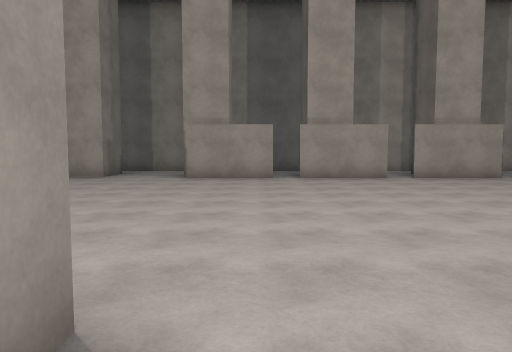
view 1 (above)

21 first-person views from a walk through a 3-D level made in the Unity game engine. The camera is 1.5 m above the floor, tilts 4° down and sees 70° across. The floor is counted in squares, 2 m on a side. Each view is taken from the middle of a square. On the plan, view 1 faces up. The plan holds only what a view shows up to about 11 squares ahead; the rest is blank. The place goes on beyond the plan. The player is left out. Some surface patterns are stand-ins.

view 2
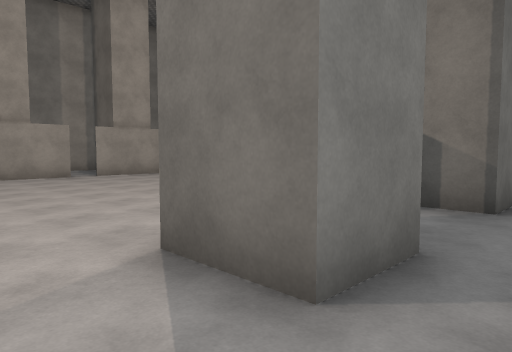

view 3
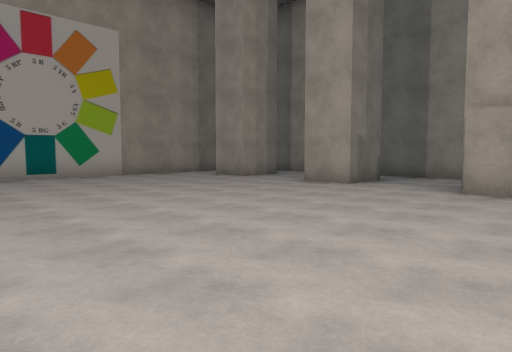

view 4
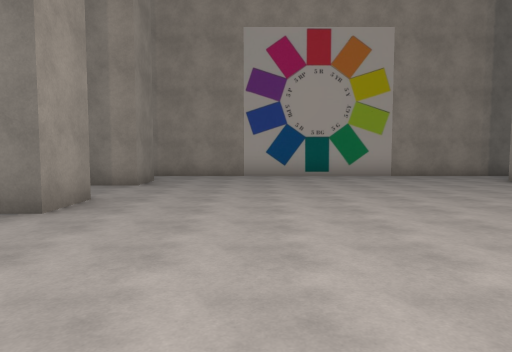

view 5
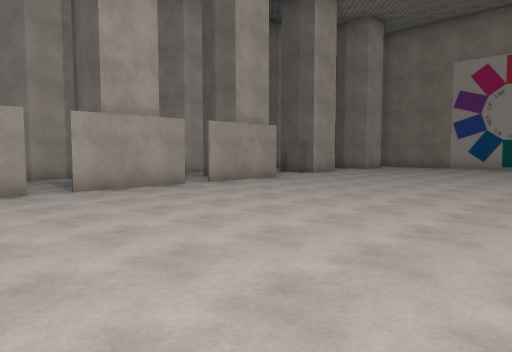

view 6
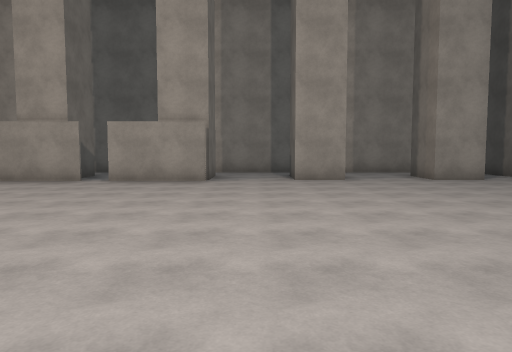

view 7
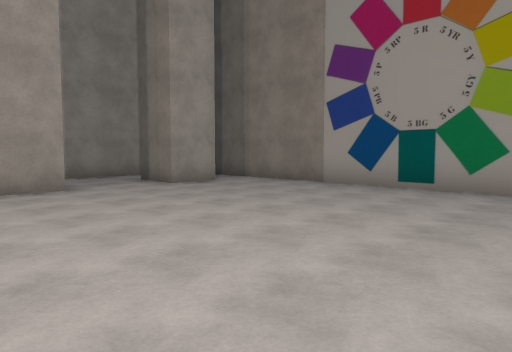

view 8
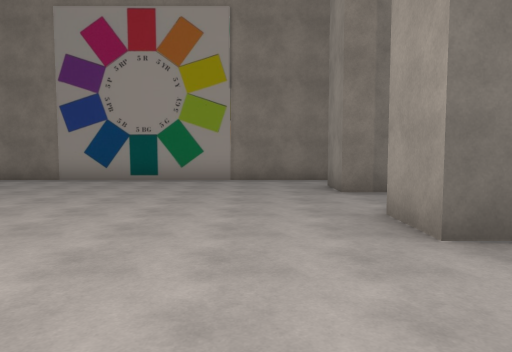

view 9
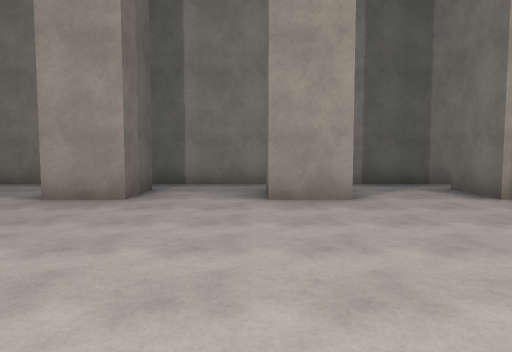

view 10
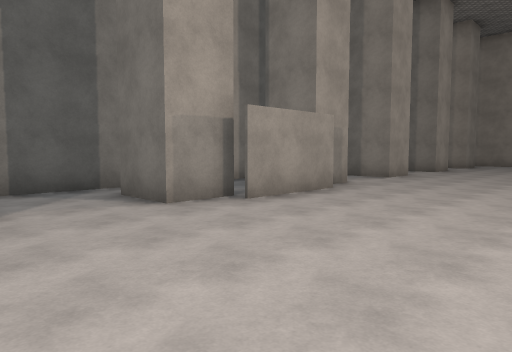

view 11
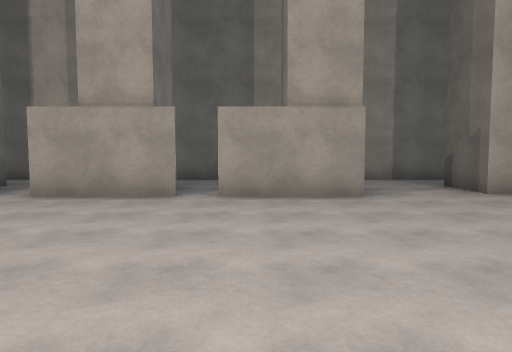

view 12
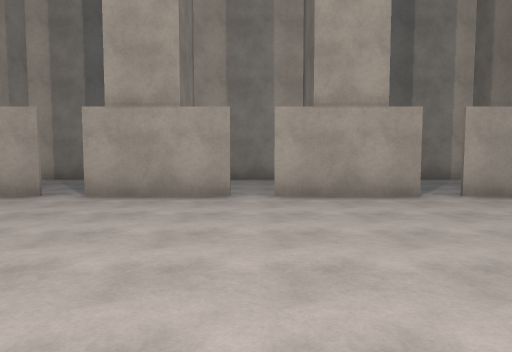

view 13
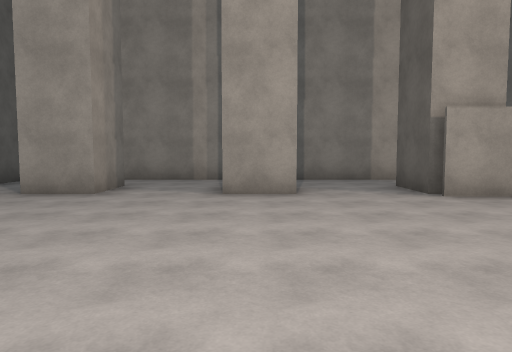

view 14
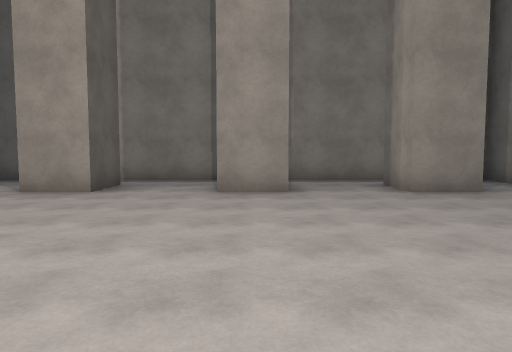

view 15
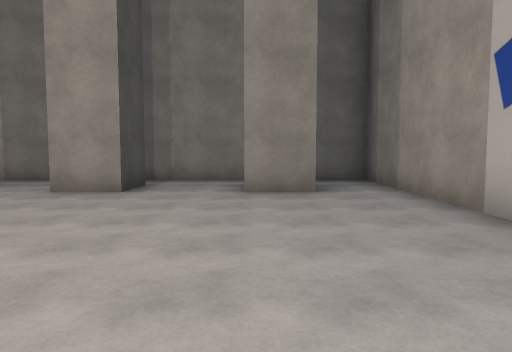

view 16
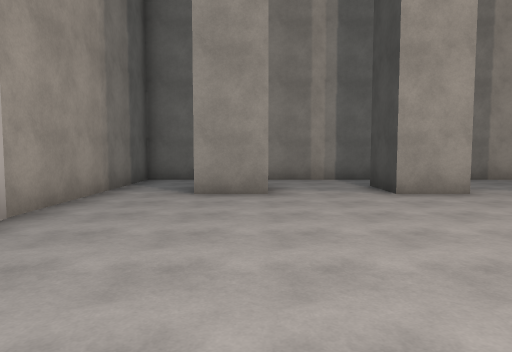

view 17
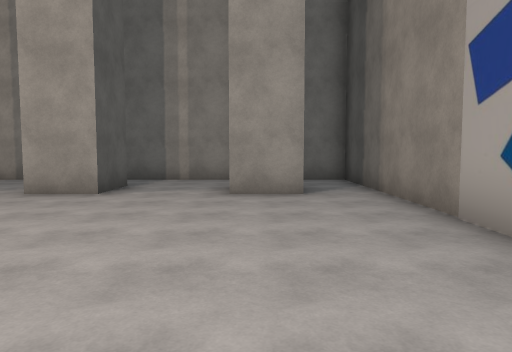

view 18
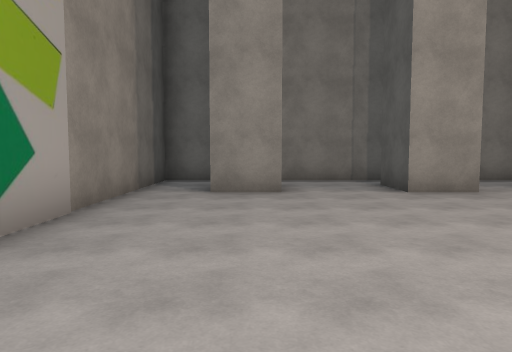

view 19
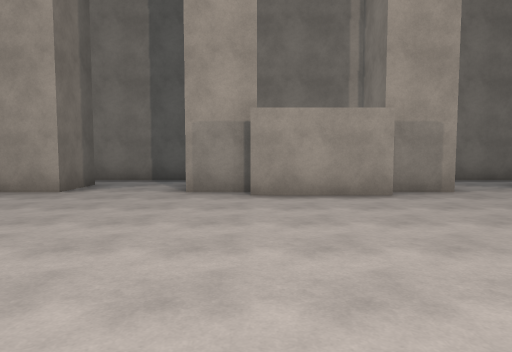

view 20
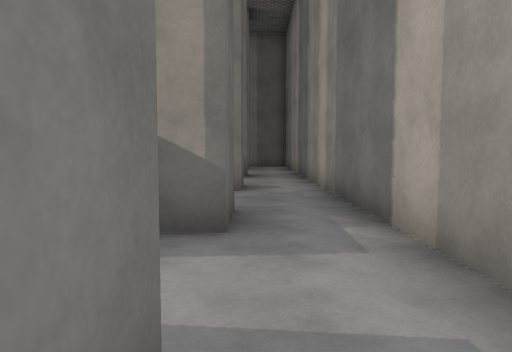

view 21
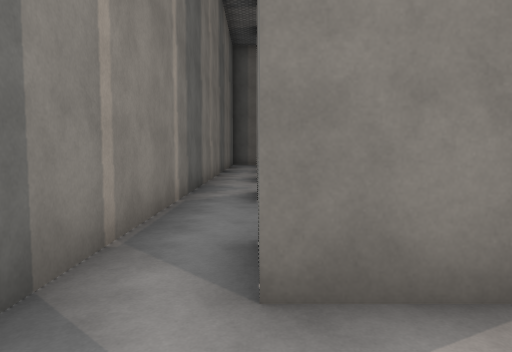

### Floor plan
Ten units are one square. View 1 is at (0, 0); x grows to the right and y downward. Boxes are objects, and circles mark ways between rooms. Rooms are numbered by the first view taken in them; rooms with no view inside come last. Other rooms are left out.
<svg viewBox="-113 -139 301 156">
<path fill="none" stroke="#000" d="M28 0 14 0M-6 12 46 12M50 0 50 -9M36 -99 11 -99M26 -19 51 -19M49 -15 63 -15 63 0M68 -99 42 -99M5 -99 -20 -99M14 -117 27 -117 27 -110M60 0 50 0M14 0 14 -15 26 -15M99 -99 74 -99M46 12 183 12 183 -134 136 -134M-20 -102 -20 -117 -8 -117M46 -134 -76 -134M85 0 85 -15 98 -15 98 -1M-20 0 -20 -15 -7 -15 -7 -1M120 0 120 -15 133 -15 133 0M-43 -118 -43 -103 -56 -103 -56 -118M133 -118 133 -103 120 -103M-56 -1 -56 -15 -43 -15 -43 -9M155 -6 155 -15 169 -15M-78 -118 -78 -103 -91 -103M169 -103 155 -103 155 -118M-91 -15 -78 -15 -78 0M-96 12 -6 12M-108 -104 -108 12M98 -118 98 -102M63 -118 63 -109M120 -103 120 -118M49 -117 56 -117M136 -134 46 -134M-76 -134 -108 -134 -108 -104"/>
<circle cx="-15" cy="10" r="3" fill="#2a7"/>
<circle cx="5" cy="-10" r="3" fill="#2a7"/>
<circle cx="55" cy="10" r="3" fill="#2a7"/>
<circle cx="105" cy="-110" r="3" fill="#2a7"/>
<circle cx="125" cy="-125" r="3" fill="#2a7"/>
<circle cx="55" cy="-125" r="3" fill="#2a7"/>
<circle cx="70" cy="-100" r="3" fill="#2a7"/>
<circle cx="-100" cy="-110" r="3" fill="#2a7"/>
<circle cx="-85" cy="-125" r="3" fill="#2a7"/>
<text x="20" y="0">1</text>
<text x="40" y="-60">2</text>
<text x="90" y="-120">3</text>
<text x="-90" y="-120">4</text>
</svg>
Room 1 opens to room 2. Room 2 opens to room 3. Room 2 opens to room 4.

Where each view was taken, in squares from view 1:
view 1: 0 up, 0 right, facing up
view 2: 1 down, 0 right, facing up-right
view 3: 3 up, 0 right, facing up-left
view 4: 4 up, 0 right, facing left
view 5: 3 up, 2 right, facing up-right
view 6: 1 up, 11 right, facing up
view 7: 3 up, 11 right, facing up-right
view 8: 3 up, 9 right, facing right
view 9: 7 up, 10 right, facing down
view 10: 6 up, 9 right, facing down-left
view 11: 4 up, 8 right, facing up
view 12: 4 up, 4 right, facing up
view 13: 4 up, 5 left, facing up
view 14: 8 up, 5 left, facing down
view 15: 8 up, 8 left, facing down
view 16: 4 up, 8 left, facing up
view 17: 4 up, 16 right, facing up
view 18: 8 up, 16 right, facing down
view 19: 8 up, 5 right, facing down
view 20: 12 up, 6 right, facing left
view 21: 0 up, 8 right, facing left
